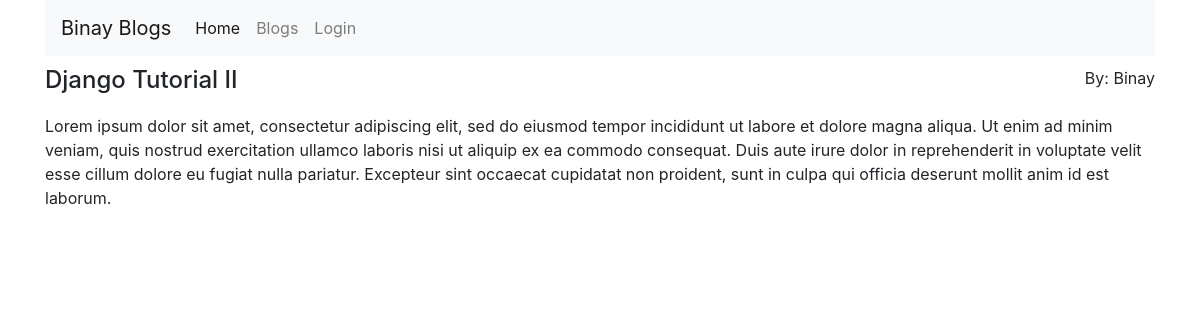
The app's page /blogs/5/ with its own data.
### blogs/models.py (models this page shows, shortened)
class DateInformation(models.Model):
    created_at = models.DateTimeField(auto_now_add=True)
    updated_at = models.DateTimeField(auto_now=True)

class Blog(DateInformation):
    title= models.CharField(max_length=300)
    body = models.TextField()
    author_id = models.ForeignKey(Author,on_delete=models.CASCADE)

class Author(models.Model):
    user = models.ForeignKey(User,on_delete=models.CASCADE)
    name = models.CharField(max_length=300)
    def __str__(self):
        return self.name

### blogs/views.py (the view)
# urls.py: path('<int:blog_id>/',blog_detail,name="blog_detail"),
def blog_detail(request,blog_id):
    blog = get_object_or_404(Blog.objects.filter(pk=blog_id).select_related('author_id'))
    return render(request,'blogs/blog_detail.html',{'blog':blog})

### blogs/templates/blogs/blog_detail.html
{% extends 'myblogs/main.html' %}
{% block content%}
<div class="row" style="margin-top: 10px;">
    <h4> {{blog.title}} </h4> <hr>
    <p>  By: {{blog.author_id}}</p>
    <br>
    <br>
    <p>{{blog.body}}</p>
</div>
{% endblock content%}

### records on screen
Blog: title "Django Tutorial II", author_id "Binay", body "Lorem ipsum dolor sit amet, consectetur adipiscing elit, sed do eiusmod tempor incididunt ut labore et dolore magna aliqua. Ut enim ad minim veniam, quis nostrud exercitation ullamco laboris nisi ut aliquip ex ea commodo consequat. Duis aute irure dolor in reprehenderit in voluptate velit esse cillum dolore eu fugiat nulla pariatur. Excepteur sint occaecat cupidatat non proident, sunt in culpa qui officia deserunt mollit anim id est laborum."
